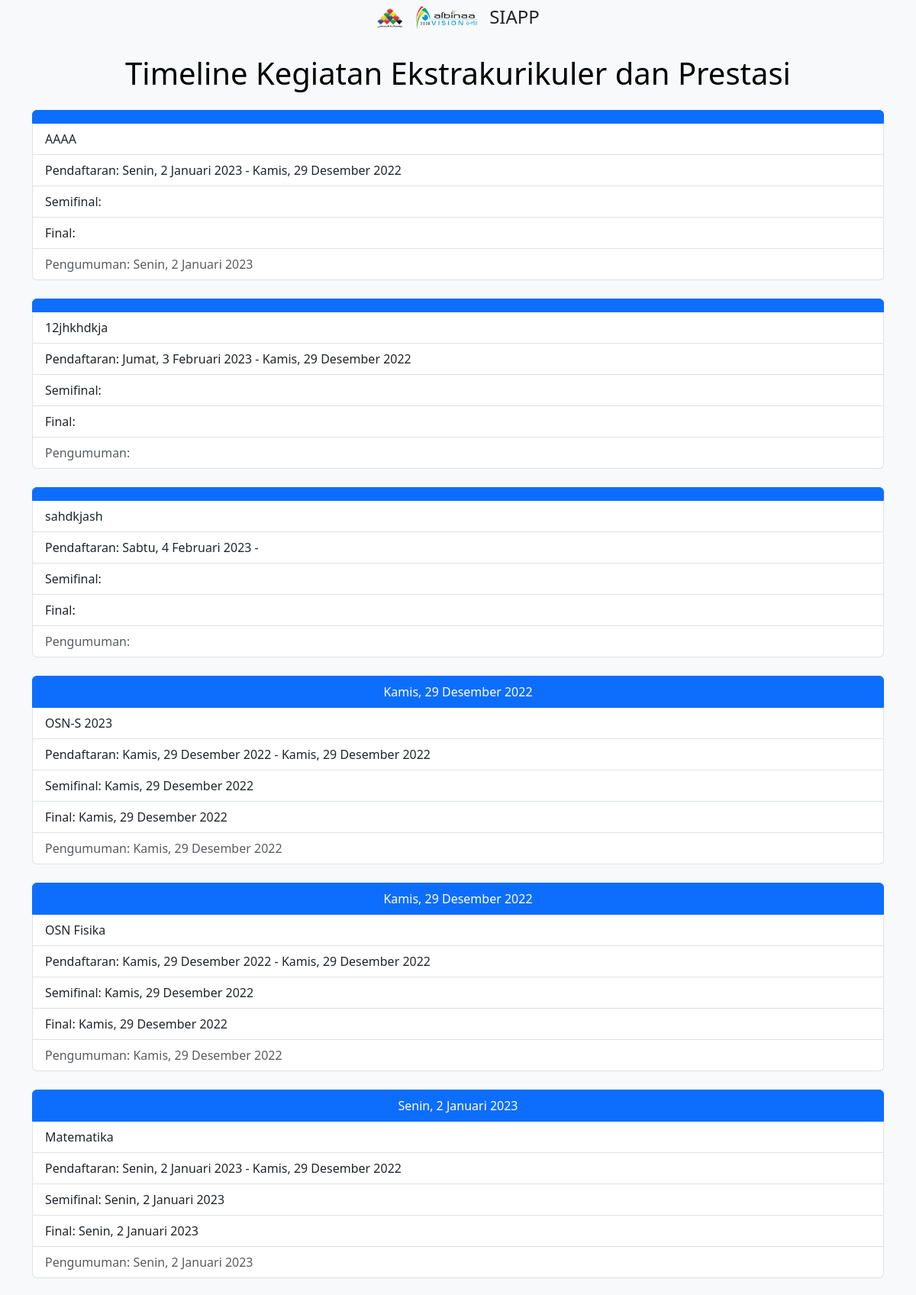
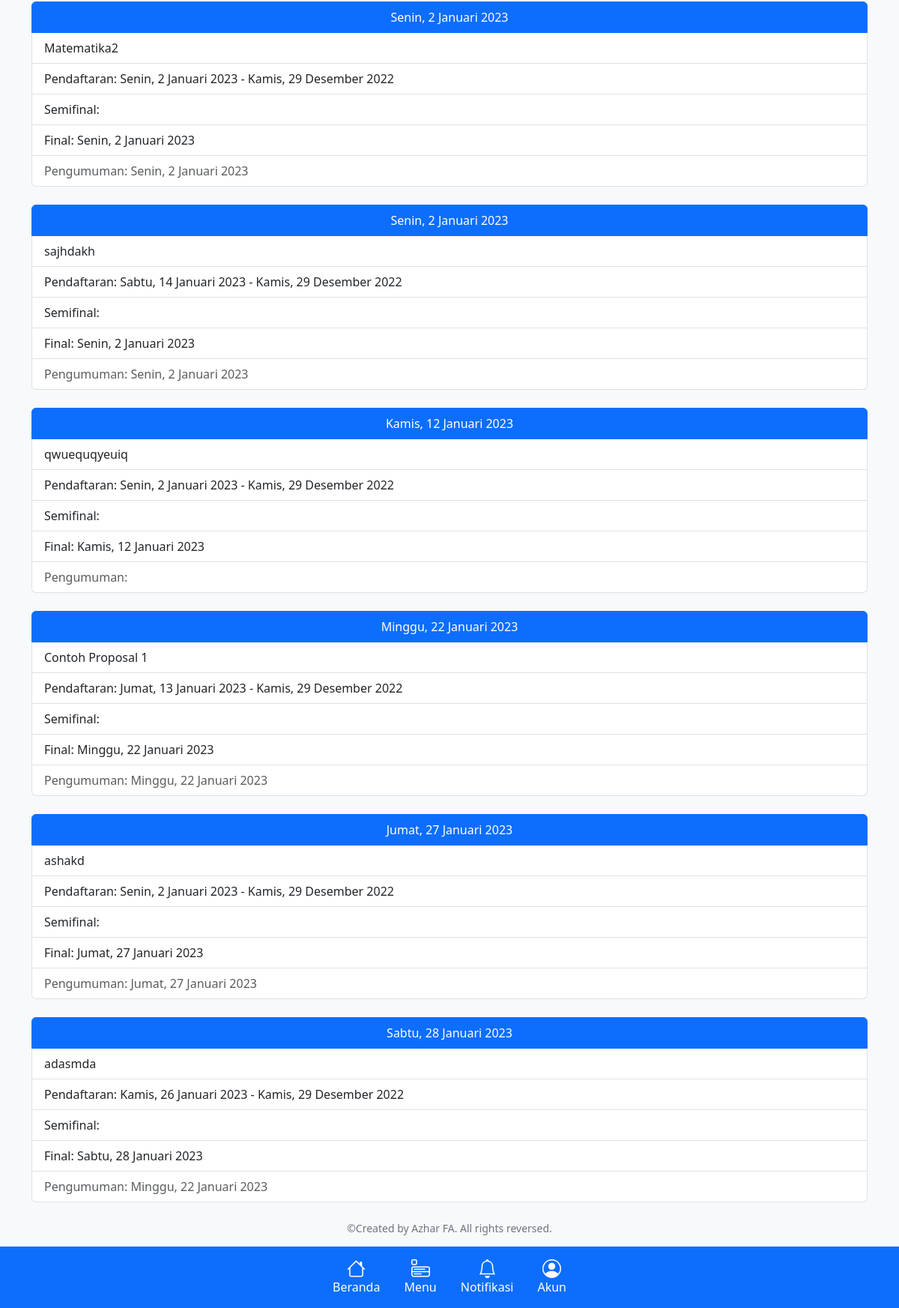
Page /timeline/ on the committed database (2 pictures, top to bottom).
### proposal/models.py (models this page shows, shortened)
class Proposal(models.Model):
    nama_event = models.CharField(max_length=200)
    pembuat_event = models.CharField(max_length=200)
    tanggal_pendaftaran = models.DateField()
    batas_pendaftaran = models.DateField(blank=True, null=True)
    tanggal_penyisihan_1 = models.DateField(blank=True, null=True)
    tanggal_penyisihan_2 = models.DateField(blank=True, null=True)
    tanggal_penyisihan_3 = models.DateField(blank=True, null=True)
    tanggal_semifinal = models.DateField(blank=True, null=True)
    tanggal_final = models.DateField(blank=True, null=True)
    pengumuman_pemenang = models.DateField(blank=True, null=True)
    pelaksanaan = models.CharField(max_length=30, choices=pilihan_pelaksaan)
    tingkat_event = models.CharField(max_length=30, choices=pilihan_tingkat)
    berjenjang = models.CharField(max_length=50, choices=pilihan_berjenjang)
    lokasi_event = models.CharField(max_length=200, default="")
    kota = models.CharField(max_length=200, default="", verbose_name="Kota/Kabupaten")
    provinsi = models.CharField(max_length=200, default="")
    penanggungjawab = models.ForeignKey(Teacher, on_delete=models.CASCADE)
    nomor_rekening = models.CharField(max_length=100, default="3410015776")
    nama_bank = models.CharField(max_length=100, default="Muamalat")
    ekskul = models.ForeignKey(Extracurricular, on_delete=models.CASCADE, null=True, blank=True)
    santri = models.ManyToManyField(StudentOrganization, verbose_name="Santri yang ikut", blank=True, help_text="Pada PC/Laptop, tekan Ctrl untuk memilih banyak opsi")
    anggaran_biaya = models.FloatField()
    upload_brosur = models.FileField(upload_to='proposal/brosur', verbose_name="Upload Brosur Lomba", null=True, blank=True)
    upload_undangan = models.FileField(upload_to='proposal/undangan', verbose_name="Upload Undangan Lomba", null=True,
                                     blank=True)
    upload_file = models.FileField(upload_to='proposal', verbose_name="Upload File Proposal", help_text="Format file dalam bentuk .pdf")
    Catatan = models.TextField(blank=True)
    created_at = models.DateTimeField(auto_now_add=True)
    updated_at = models.DateTimeField(auto_now=True)

### timeline/views.py (the view)
# urls.py: path('', views.CalendarView.as_view(), name='timeline-index'),
class CalendarView(generic.ListView):
    model = Proposal
    template_name = 'timeline.html'
    def get_context_data(self, **kwargs):
        context = super().get_context_data(**kwargs)
        return context
    def get_queryset(self):
        return Proposal.objects.all().order_by('tanggal_final')

### templates/timeline.html
{% extends 'base.html' %}
{% block content %}
    <div class="mt-5 pt-4 text-center">
        <h1>Timeline Kegiatan Ekstrakurikuler dan Prestasi</h1>
    </div>
    <div class="container">
        {% for proposal in proposal_list %}
            <div class="list-group my-4">
                <a href="#" class="list-group-item list-group-item-action active text-center" aria-current="true">
                    {% if proposal.tanggal_penyisihan_1 %}
                        {{ proposal.tanggal_penyisihan_1|date:"l, j F Y" }}
                    {% elif proposal.tanggal_semifinal %}
                        {{ proposal.tanggal_semifinal|date:"l, j F Y" }}
                    {% else %}
                        {{ proposal.tanggal_final|date:"l, j F Y" }}
                    {% endif %}
                </a>
                <a href="#" class="list-group-item list-group-item-action">{{ proposal.nama_event }}</a>
                <a href="#" class="list-group-item list-group-item-action">Pendaftaran: {{ proposal.tanggal_pendaftaran|date:"l, j F Y" }} - {{ proposal.batas_pendaftaran|date:"l, j F Y" }}</a>
                <a href="#" class="list-group-item list-group-item-action">Semifinal: {{ proposal.tanggal_semifinal|date:"l, j F Y" }}</a>
                <a href="#" class="list-group-item list-group-item-action">Final: {{ proposal.tanggal_final|date:"l, j F Y" }}</a>
                <a class="list-group-item list-group-item-action disabled">Pengumuman: {{ proposal.pengumuman_pemenang|date:"l, j F Y" }}</a>
            </div>
        {% endfor %}
    </div>
{% endblock %}

### rows in the picture
Proposal: nama_event "AAAA", tanggal_pendaftaran "Senin, 2 Januari 2023", batas_pendaftaran "Kamis, 29 Desember 2022", pengumuman_pemenang "Senin, 2 Januari 2023"
Proposal: nama_event "12jhkhdkja", tanggal_pendaftaran "Jumat, 3 Februari 2023", batas_pendaftaran "Kamis, 29 Desember 2022"
Proposal: nama_event "sahdkjash", tanggal_pendaftaran "Sabtu, 4 Februari 2023"
Proposal: tanggal_penyisihan_1 "Kamis, 29 Desember 2022", nama_event "OSN-S 2023", tanggal_pendaftaran "Kamis, 29 Desember 2022", batas_pendaftaran "Kamis, 29 Desember 2022", tanggal_semifinal "Kamis, 29 Desember 2022", tanggal_final "Kamis, 29 Desember 2022", pengumuman_pemenang "Kamis, 29 Desember 2022"
Proposal: tanggal_penyisihan_1 "Kamis, 29 Desember 2022", nama_event "OSN Fisika", tanggal_pendaftaran "Kamis, 29 Desember 2022", batas_pendaftaran "Kamis, 29 Desember 2022", tanggal_semifinal "Kamis, 29 Desember 2022", tanggal_final "Kamis, 29 Desember 2022", pengumuman_pemenang "Kamis, 29 Desember 2022"
Proposal: tanggal_penyisihan_1 "Senin, 2 Januari 2023", nama_event "Matematika", tanggal_pendaftaran "Senin, 2 Januari 2023", batas_pendaftaran "Kamis, 29 Desember 2022", tanggal_semifinal "Senin, 2 Januari 2023", tanggal_final "Senin, 2 Januari 2023", pengumuman_pemenang "Senin, 2 Januari 2023"
Proposal: tanggal_final "Senin, 2 Januari 2023", nama_event "Matematika2", tanggal_pendaftaran "Senin, 2 Januari 2023", batas_pendaftaran "Kamis, 29 Desember 2022", pengumuman_pemenang "Senin, 2 Januari 2023"
Proposal: tanggal_penyisihan_1 "Senin, 2 Januari 2023", nama_event "sajhdakh", tanggal_pendaftaran "Sabtu, 14 Januari 2023", batas_pendaftaran "Kamis, 29 Desember 2022", tanggal_final "Senin, 2 Januari 2023", pengumuman_pemenang "Senin, 2 Januari 2023"
Proposal: tanggal_final "Kamis, 12 Januari 2023", nama_event "qwuequqyeuiq", tanggal_pendaftaran "Senin, 2 Januari 2023", batas_pendaftaran "Kamis, 29 Desember 2022"
Proposal: tanggal_final "Minggu, 22 Januari 2023", nama_event "Contoh Proposal 1", tanggal_pendaftaran "Jumat, 13 Januari 2023", batas_pendaftaran "Kamis, 29 Desember 2022", pengumuman_pemenang "Minggu, 22 Januari 2023"
Proposal: tanggal_final "Jumat, 27 Januari 2023", nama_event "ashakd", tanggal_pendaftaran "Senin, 2 Januari 2023", batas_pendaftaran "Kamis, 29 Desember 2022", pengumuman_pemenang "Jumat, 27 Januari 2023"
Proposal: tanggal_final "Sabtu, 28 Januari 2023", nama_event "adasmda", tanggal_pendaftaran "Kamis, 26 Januari 2023", batas_pendaftaran "Kamis, 29 Desember 2022", pengumuman_pemenang "Minggu, 22 Januari 2023"
